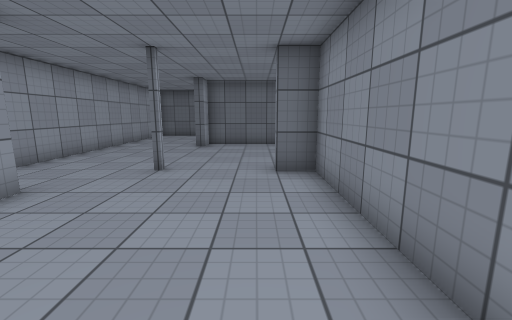
[1] (above)

16 first-person views from a walk through a 3-D level made in the Unity game engine. The camera is 1.4 m above the floor, tilts 10° down and sees 90° across. The floor is counted in squares, 1 m on a side. Each view is taken from the middle of a square. On the plan, view 1 faces up. The plan holds only what a view shows up to about 13 squares ahead; the rest is blank. Surface patterns are stand-ins for the level's own textures.

[2]
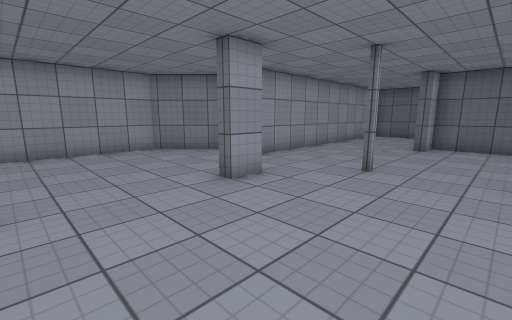

[3]
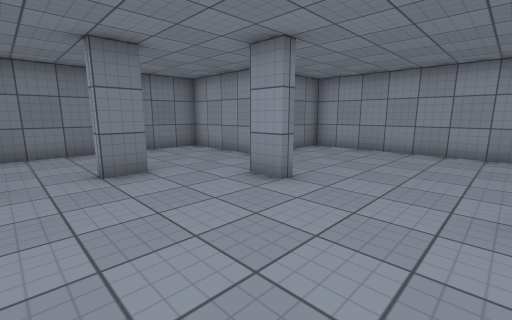

[4]
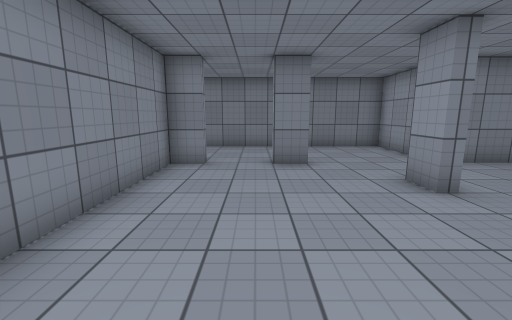

[5]
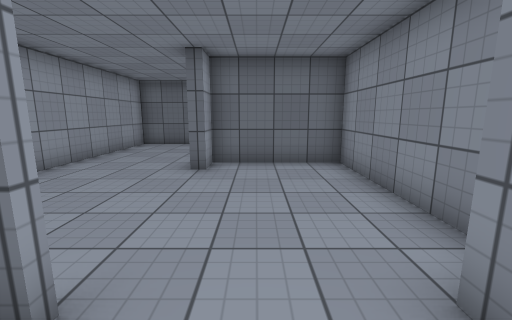

[6]
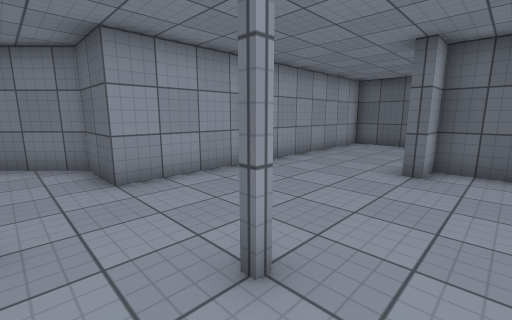

[7]
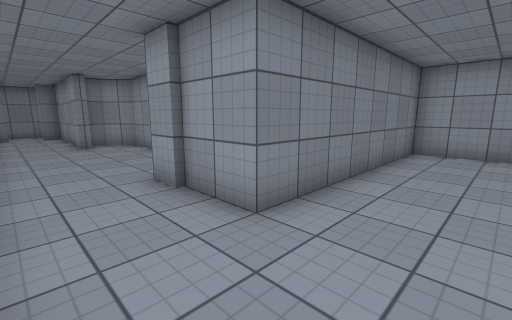

[8]
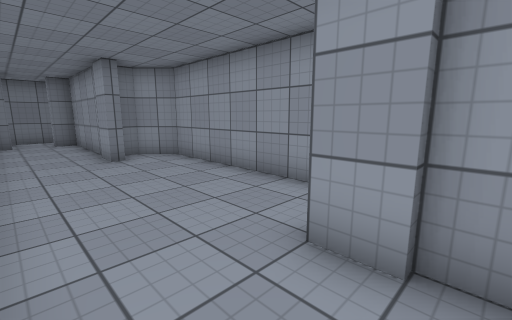

[9]
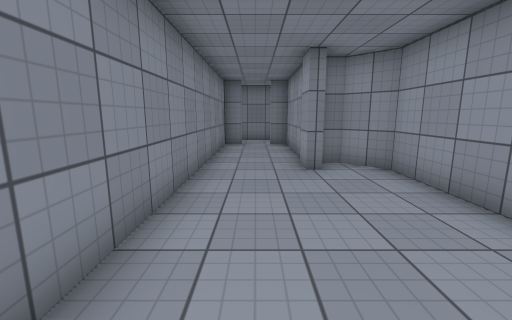

[10]
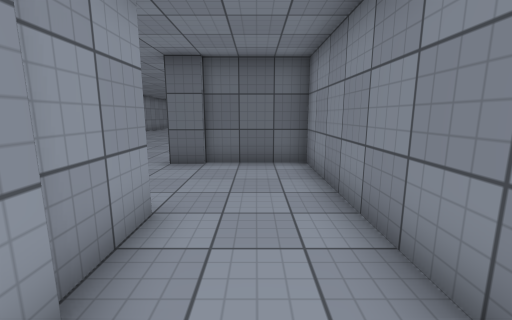

[11]
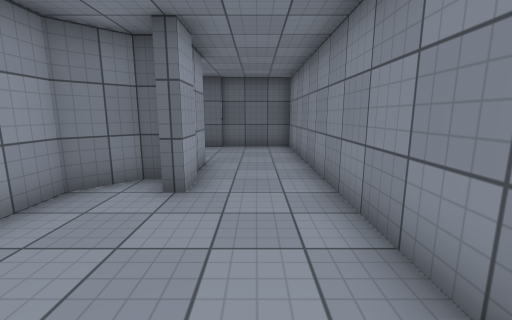

[12]
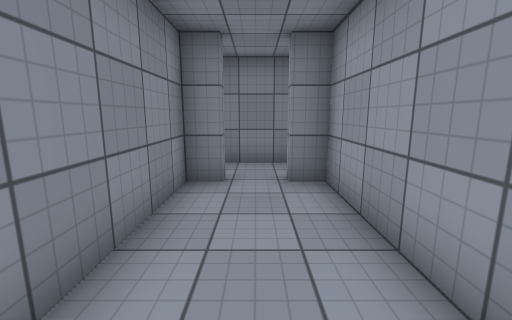

[13]
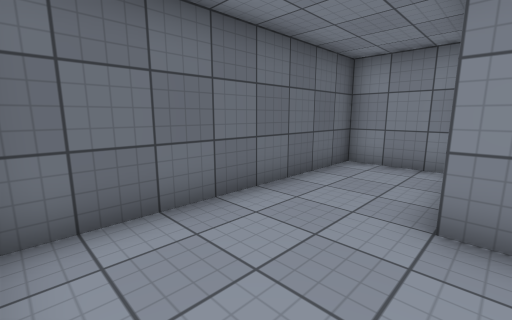

[14]
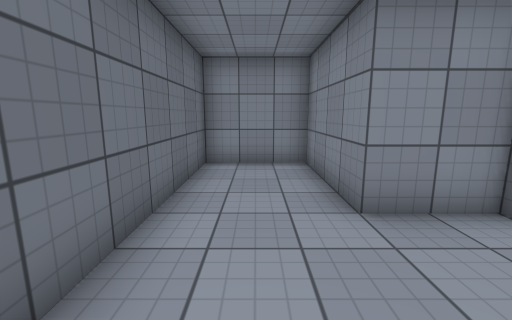

[15]
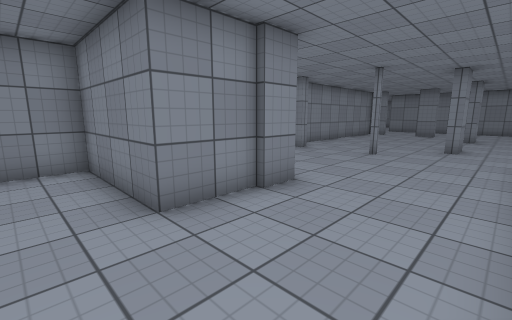

[16]
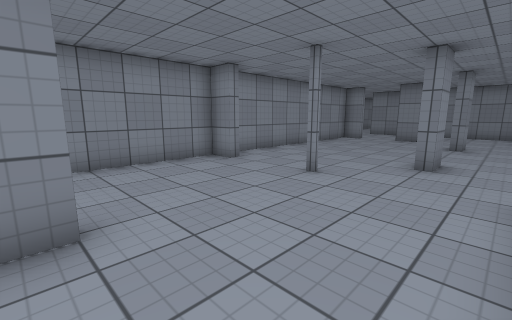

### Floor plan
Points are (right, up) in squares from view 1. A wall is a line through its corners. A room is listed if a view was taken in it or the views show most of it. See-through windows are left out.
Room 1 (views 1, 2, 3, 4, 5, 6, 7, 8, 9, 10, 11, 12, 13, 14, 15, 16)
walls: (1.6, -3.7) (0.5, -3.7) (0.5, -3.3) (1.5, -3.3) (1.5, 6.4) (0.5, 6.4) (0.5, 6.7) (1.5, 6.7) (1.5, 12.5) (-2.4, 12.5) (-2.4, 11.5) (-2.7, 11.5) (-2.7, 12.5); (-6.5, -3.8) (-6.5, -7.5) (1.5, -7.5) (1.5, -9.5); (1, -9.5) (0.5, -9.5) (-0.5, -10.5) (-0.5, -17.5) (0.5, -18.5) (1.1, -18.5); (1.7, -9.4) (1.7, -10.5) (1.2, -10.5); (-2.5, 12.5) (-2.5, 14.5) (1.5, 14.5) (1.5, 17.5) (-6.5, 17.5) (-6.5, 6.4) (-8.6, 6.4) (-10.5, 4.5) (-10.5, -3.5) (-7.1, -3.5); (1.2, -17.5) (1.7, -17.5) (1.7, -18.5); (1.5, -19.2) (1.5, -23.3) (2.3, -23.3) (2.3, -23.7); (3.7, -23.8) (3.7, -23.3) (4.5, -23.3) (4.5, -3.5) (1.5, -3.5)
ways out: opening at (3, -23.5)

Positions as (right, up) in squares from view 1, and headings:
1: (0, 0), facing up
2: (0, 0), facing up-left
3: (0, 3), facing down-left
4: (-1, 4), facing down
5: (-1, 5), facing up
6: (-1, 5), facing up-left
7: (4, -5), facing down-left
8: (4, -9), facing down-left
9: (3, -11), facing down
10: (3, -11), facing up
11: (3, -15), facing up
12: (3, -18), facing down
13: (-6, 14), facing up-right
14: (-6, 16), facing right
15: (-6, 16), facing down-right
16: (-6, 12), facing down-right
